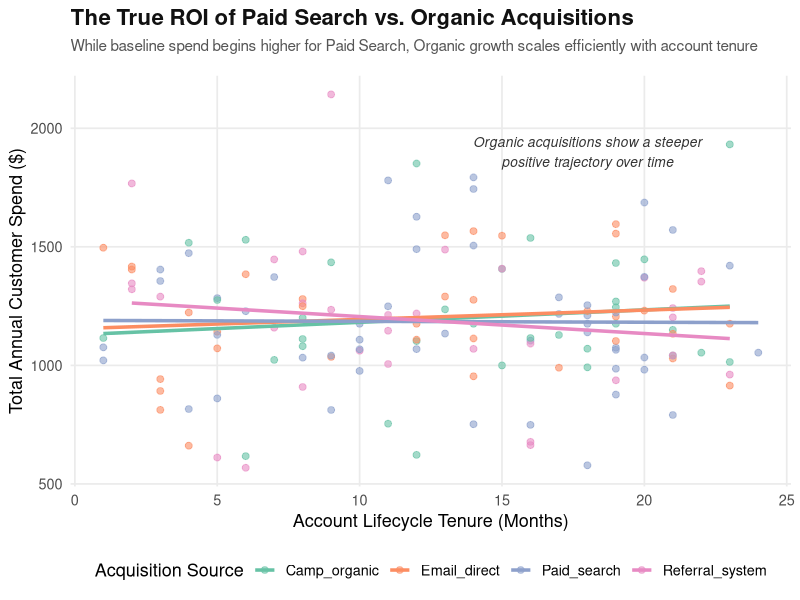

Here is the R script that generated this plot:
# ==============================================================================
# Week 5, Capstone 1: Data Story
# 30-Days-Of-R
# Author: Benjamin Kithome
# ==============================================================================

# Load required libraries
library(tidyverse)

# Set seed for reproducibility
set.seed(5001)

# ------------------------------------------------------------------------------
# 1. Gather & Clean Messy Raw Data
# ------------------------------------------------------------------------------
# Context: Cleaning an active customer marketing dataset with messy strings and inconsistent dates.
n_customers <- 150
raw_marketing_data <- tibble(
  customer_id = 1001:(1000 + n_customers),
  join_date_str = sample(c("2025-01-15", "03/22/2025", "2025 June 02", "11-12-2025"), n_customers, replace = TRUE),
  channel_tag = sample(c("  CAMP_PAID_SEARCH  ", "camp_organic ", "CAMP_EMAIL_DIRECT", " Referral_System"), n_customers, replace = TRUE),
  account_tenure_months = round(runif(n_customers, min = 1, max = 24)),
  annual_spend = c(rnorm(n_customers - 5, mean = 1200, sd = 300), rep(NA, 5)) # 5 missing records
)

print("--- Step 1: Raw Ingested Profiles ---")
glimpse(raw_marketing_data)

# Process data elements
clean_story_data <- raw_marketing_data %>%
  mutate(
    # Parse messy date strings cleanly
    join_date = parse_date_time(join_date_str, orders = c("ymd", "mdy")),
    
    # Clean up whitespace and force title casing on channel strings
    marketing_channel = channel_tag %>% str_trim() %>% str_replace_all("CAMP_", "") %>% str_to_title(),
    
    # Impute missing spend entries using global median calculations
    annual_spend = replace_na(annual_spend, median(annual_spend, na.rm = TRUE))
  ) %>%
  select(-join_date_str, -channel_tag)

# ------------------------------------------------------------------------------
# 2. Statistical Validation (Quantifying the Relationship)
# ------------------------------------------------------------------------------
# Task: Verify if channel associations significantly correlate with spend levels 
# when controlling for account tenure.
story_model <- lm(annual_spend ~ account_tenure_months + marketing_channel, data = clean_story_data)

print("--- Step 2: Statistical Narrative Backing ---")
print(summary(story_model))

# ------------------------------------------------------------------------------
# 3. Designing the Presentation Layout (Polished Plot)
# ------------------------------------------------------------------------------
# Calculate channel summary statistics for precise annotations
channel_averages <- clean_story_data %>%
  group_by(marketing_channel) %>%
  summarise(mean_spend = mean(annual_spend), .groups = "drop")

# Build a story-driven visualization focusing on Paid Search vs. Organic channels
story_plot <- ggplot(clean_story_data, aes(x = account_tenure_months, y = annual_spend, color = marketing_channel)) +
  geom_point(alpha = 0.6, size = 2) +
  geom_smooth(method = "lm", se = FALSE, formula = y ~ x, linewidth = 1.2) +
  scale_color_brewer(palette = "Set2") +
  theme_minimal(base_size = 13) +
  labs(
    title = "The True ROI of Paid Search vs. Organic Acquisitions",
    subtitle = "While baseline spend begins higher for Paid Search, Organic growth scales efficiently with account tenure",
    x = "Account Lifecycle Tenure (Months)",
    y = "Total Annual Customer Spend ($)",
    color = "Acquisition Source"
  ) +
  # Use explicit context annotations to point out narrative milestones
  annotate(
    "text", x = 18, y = 1900, 
    label = "Organic acquisitions show a steeper\npositive trajectory over time", 
    color = "#333333", size = 3.5, fontface = "italic"
  ) +
  theme(
    plot.title = element_text(face = "bold", size = 16, color = "#111111"),
    plot.subtitle = element_text(size = 11, color = "#555555", margin = margin(b = 15)),
    legend.position = "bottom",
    panel.grid.minor = element_blank()
  )

print("--- Step 3: Launching Visual Presentation Assets ---")
print(story_plot)

# ==============================================================================
# End of Week 5 Capstone 1 Script
# ==============================================================================
